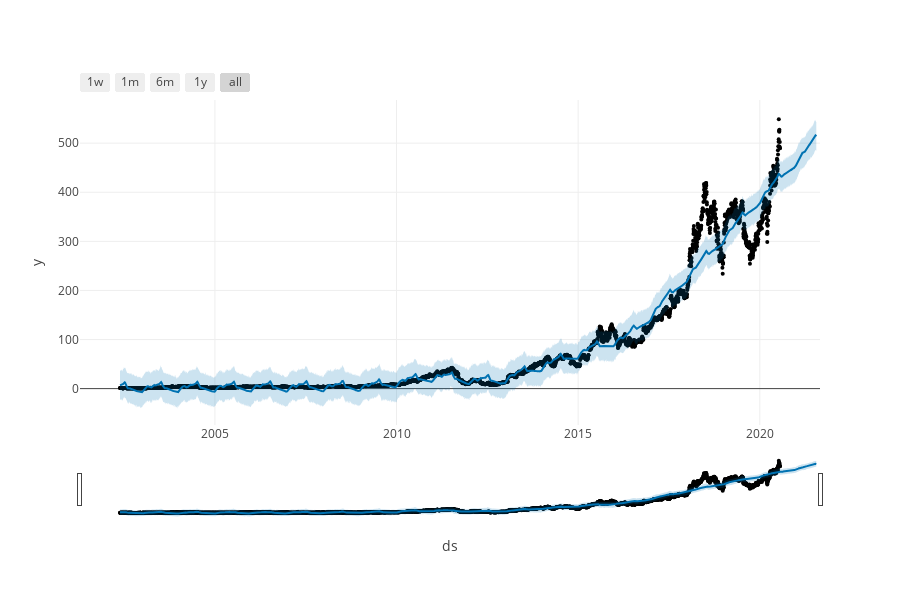

The cell this chart's notebook holds for it:
### Code cell
#Add a bit of visualisation
plot_plotly(m,forecast)

### Figure 1 — Plotly figure (JSON) as saved in the notebook; plotly's stock layout.template omitted (floating-point values rounded to 4 significant figures; data arrays with more than 128 entries replaced by an {"elided": "..."} marker saying what was removed)
{"data": [{"marker": {"color": "black", "size": 4}, "mode": "markers", "name": "Actual", "type": "scatter", "x": {"elided": "4573 str values"}, "y": {"elided": "4573 float values"}}, {"hoverinfo": "skip", "line": {"width": 0}, "mode": "lines", "type": "scatter", "x": {"elided": "4938 str values"}, "y": {"elided": "4938 float values"}}, {"fill": "tonexty", "fillcolor": "rgba(0, 114, 178, 0.2)", "line": {"color": "#0072B2", "width": 2}, "mode": "lines", "name": "Predicted", "type": "scatter", "x": {"elided": "4938 str values"}, "y": {"elided": "4938 float values"}}, {"fill": "tonexty", "fillcolor": "rgba(0, 114, 178, 0.2)", "hoverinfo": "skip", "line": {"width": 0}, "mode": "lines", "type": "scatter", "x": {"elided": "4938 str values"}, "y": {"elided": "4938 float values"}}], "layout": {"height": 600, "showlegend": false, "width": 900, "xaxis": {"rangeselector": {"buttons": [{"count": 7, "label": "1w", "step": "day", "stepmode": "backward"}, {"count": 1, "label": "1m", "step": "month", "stepmode": "backward"}, {"count": 6, "label": "6m", "step": "month", "stepmode": "backward"}, {"count": 1, "label": "1y", "step": "year", "stepmode": "backward"}, {"step": "all"}]}, "rangeslider": {"visible": true}, "title": {"text": "ds"}, "type": "date"}, "yaxis": {"title": {"text": "y"}}}}
